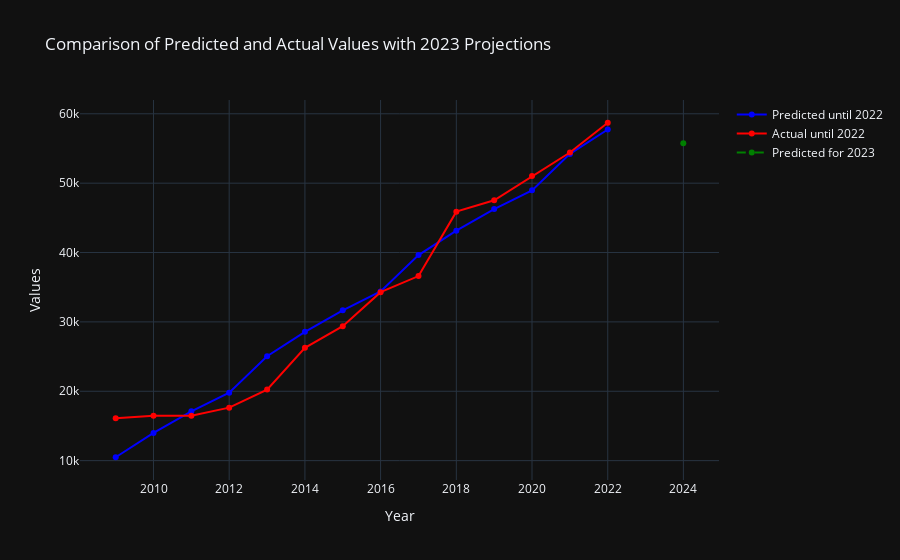

Notebook source saved alongside this figure:
### Code cell
import plotly.graph_objects as go
import pandas as pd
import numpy as np

# Suponha que 'forecast_vg' seja o seu DataFrame já com as previsões do Prophet

# Separar dados até 2022 e dados de 2023
df_until_2022 = forecast_vg[forecast_vg['ds'] <= '2022-12-31']
df_2023 = forecast_vg[forecast_vg['ds'] > '2022-12-31']

# Gráfico comparativo de yhat (previsões) e y (valores reais)
fig_comparison = go.Figure()

# Dados até 2022
fig_comparison.add_trace(go.Scatter(
    x=df_until_2022['ds'], 
    y=df_until_2022['yhat'], 
    mode='lines+markers', 
    name='Predicted until 2022', 
    line=dict(color='blue'),
    customdata=np.stack((df_until_2022['y'], df_until_2022['percentage_error']), axis=-1),
    hovertemplate="<b>%{x}</b><br><br>Predicted: %{y:.2f}<br>Actual: %{customdata[0]:.2f}<br>Error: %{customdata[1]:.2f}%<extra></extra>"
))

# Dados reais até 2022
fig_comparison.add_trace(go.Scatter(
    x=df_until_2022['ds'], 
    y=df_until_2022['y'], 
    mode='lines+markers', 
    name='Actual until 2022', 
    line=dict(color='red')
))

# Previsões para 2023
fig_comparison.add_trace(go.Scatter(
    x=df_2023['ds'], 
    y=df_2023['yhat'], 
    mode='lines+markers', 
    name='Predicted for 2023', 
    line=dict(color='green', dash='dash'),
    hovertemplate="<b>%{x}</b><br><br>Predicted: %{y:.2f}<br><extra></extra>"
))

# Adicionando título e labels
fig_comparison.update_layout(
    title='Comparison of Predicted and Actual Values with 2023 Projections',
    xaxis_title='Year',
    yaxis_title='Values',
    template='plotly_dark'
)

# Mostrar o gráfico
fig_comparison.show()

### Figure 1 — Plotly figure (JSON) as saved in the notebook; plotly's stock layout.template omitted (floating-point values rounded to 4 significant figures)
{"data": [{"customdata": [[16096, 34.84], [16468, 14.98], [16482, 3.789], [17641, 12.26], [20243, 23.76], [26262, 8.787], [29383, 7.81], [34289, 0.2642], [36609, 8.262], [45896, 5.979], [47539, 2.688], [51024, 4.038], [54418, 0.3683], [58708, 1.656]], "hovertemplate": "<b>%{x}</b><br><br>Predicted: %{y:.2f}<br>Actual: %{customdata[0]:.2f}<br>Error: %{customdata[1]:.2f}%<extra></extra>", "line": {"color": "blue"}, "mode": "lines+markers", "name": "Predicted until 2022", "type": "scatter", "x": ["2009-01-01T00:00:00", "2010-01-01T00:00:00", "2011-01-01T00:00:00", "2012-01-01T00:00:00", "2013-01-01T00:00:00", "2014-01-01T00:00:00", "2015-01-01T00:00:00", "2016-01-01T00:00:00", "2017-01-01T00:00:00", "2018-01-01T00:00:00", "2019-01-01T00:00:00", "2020-01-01T00:00:00", "2021-01-01T00:00:00", "2022-01-01T00:00:00"], "y": [10490.0, 14000.0, 17110.0, 19800.0, 25050.0, 28570.0, 31680.0, 34380.0, 39630.0, 43150.0, 46260.0, 48960.0, 54220.0, 57740.0]}, {"line": {"color": "red"}, "mode": "lines+markers", "name": "Actual until 2022", "type": "scatter", "x": ["2009-01-01T00:00:00", "2010-01-01T00:00:00", "2011-01-01T00:00:00", "2012-01-01T00:00:00", "2013-01-01T00:00:00", "2014-01-01T00:00:00", "2015-01-01T00:00:00", "2016-01-01T00:00:00", "2017-01-01T00:00:00", "2018-01-01T00:00:00", "2019-01-01T00:00:00", "2020-01-01T00:00:00", "2021-01-01T00:00:00", "2022-01-01T00:00:00"], "y": [16096, 16468, 16482, 17641, 20243, 26262, 29383, 34289, 36609, 45896, 47539, 51024, 54418, 58708]}, {"hovertemplate": "<b>%{x}</b><br><br>Predicted: %{y:.2f}<br><extra></extra>", "line": {"color": "green", "dash": "dash"}, "mode": "lines+markers", "name": "Predicted for 2023", "type": "scatter", "x": ["2023-12-31T00:00:00"], "y": [55740.0]}], "layout": {"title": {"text": "Comparison of Predicted and Actual Values with 2023 Projections"}, "xaxis": {"title": {"text": "Year"}}, "yaxis": {"title": {"text": "Values"}}}}
